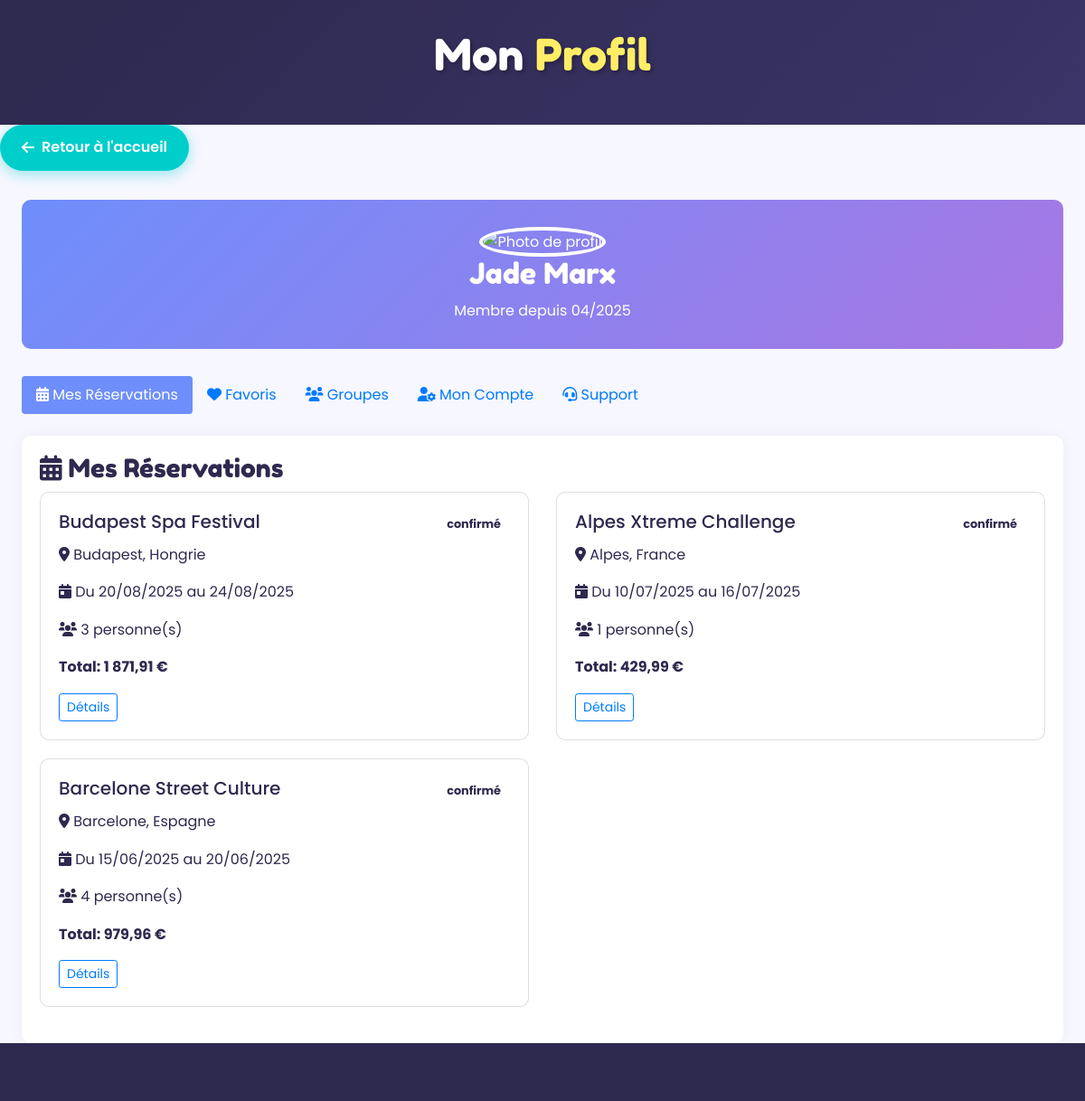
The app's page /profile.php (signed in) with its own data.
### tables this page shows
CREATE TABLE `users` (
  `id` int NOT NULL,
  `nom` varchar(100) NOT NULL,
  `prenom` varchar(50) NOT NULL,
  `email` varchar(100) NOT NULL,
  `password` varchar(100) NOT NULL,
  `gender` enum('M','F','Autre') NOT NULL,
  `date_naissance` date DEFAULT NULL,
  `adresse` varchar(255) DEFAULT NULL,
  `telephone` varchar(20) DEFAULT NULL,
  `profile_picture` varchar(255) DEFAULT NULL,
  `access_level` enum('user','admin') DEFAULT 'user',
  `date_inscription` timestamp NULL DEFAULT CURRENT_TIMESTAMP,
  `derniere_connexion` timestamp NULL DEFAULT CURRENT_TIMESTAMP,
  `statut` enum('actif','suspendu','désactivé') DEFAULT 'actif'
);

CREATE TABLE `reservations` (
  `id` int NOT NULL,
  `user_id` int NOT NULL,
  `offre_id` int NOT NULL,
  `logement_id` int NOT NULL,
  `transport_aller_id` int NOT NULL,
  `transport_retour_id` int NOT NULL,
  `nbr_personnes` int NOT NULL,
  `prix_unitaire` decimal(10,2) NOT NULL,
  `prix_total` decimal(10,2) GENERATED ALWAYS AS ((`prix_unitaire` * `nbr_personnes`)) STORED,
  `statut` enum('en attente','confirmé','annulé') DEFAULT 'en attente',
  `methode_paiement` enum('carte bancaire','paypal','virement','aucun') DEFAULT 'aucun',
  `date_paiement` datetime DEFAULT NULL,
  `date_reservation` timestamp NULL DEFAULT CURRENT_TIMESTAMP,
  `date_depart` date NOT NULL,
  `date_retour` date NOT NULL
);

CREATE TABLE `offres` (
  `id` int NOT NULL,
  `titre` varchar(255) NOT NULL,
  `description` text NOT NULL,
  `destination_id` int NOT NULL,
  `logement_id` int NOT NULL,
  `type_transport` enum('avion','bus','train','covoiturage','voiture') NOT NULL,
  `duree_sejour` int NOT NULL,
  `prix` decimal(10,2) NOT NULL,
  `prix_groupe` decimal(10,2) DEFAULT NULL,
  `date_depart` date NOT NULL,
  `date_retour` date NOT NULL,
  `disponibilite` int NOT NULL DEFAULT '0',
  `images` varchar(255) DEFAULT NULL,
  `ancien_prix` decimal(10,2) DEFAULT NULL,
  `transport_aller_id` int DEFAULT NULL,
  `transport_retour_id` int DEFAULT NULL,
  `avantages` text,
  `groupe` int DEFAULT NULL
);

CREATE TABLE `destinations` (
  `id` int NOT NULL,
  `pays` varchar(100) NOT NULL,
  `ville` varchar(100) NOT NULL,
  `images` varchar(255) DEFAULT NULL,
  `type_activites` enum('camping','auberge','randonnée','plage','...') NOT NULL,
  `activite_jeune` varchar(255) DEFAULT NULL,
  `budget_moyen` decimal(10,2) DEFAULT NULL,
  `date_publication` date DEFAULT NULL,
  `conseils` text,
  `endroits_visiter` text,
  `langue` varchar(100) DEFAULT NULL,
  `monnaie` varchar(50) DEFAULT NULL,
  `transport_commun` text,
  `peuples_culture` text,
  `info_pays` text
);

### profile.php (the view, shortened to what this page needs)
<?php
require_once('data_base/connection.php');
$user = [];
$reservations = [];
try
{
    $sql = 'SELECT * FROM users WHERE id = ?';
    $stmt = $dbh->prepare($sql);
    $stmt->execute([$_SESSION['user_id']]);
    $user = $stmt->fetch(PDO::FETCH_ASSOC);
    $sql = '
        SELECT r.*, o.titre, o.images, d.ville, d.pays
        FROM reservations r
        JOIN offres o ON r.offre_id = o.id
        JOIN destinations d ON o.destination_id = d.id
        WHERE r.user_id = ?
        ORDER BY r.date_depart DESC';
    $stmt = $dbh->prepare($sql);
    $stmt->execute([$_SESSION['user_id']]);
    $reservations = $stmt->fetchAll(PDO::FETCH_ASSOC);
}
catch (PDOException $e)
{
    die("Erreur de base de données : " . $e->getMessage());
}
?>
<!DOCTYPE html>
<html lang="fr">
<head>
    <link href="https://stackpath.bootstrapcdn.com/bootstrap/4.5.2/css/bootstrap.min.css" rel="stylesheet">
    <link rel="stylesheet" href="https://cdnjs.cloudflare.com/ajax/libs/font-awesome/6.0.0/css/all.min.css">
    <link rel="stylesheet" href="../styles/offres.css">
</head>
<body>
    <header class="header-offres">
        <h1>Mon <span>Profil</span></h1>
    </header>
    <a href="index.php" class="btn-back"><i class="fas fa-arrow-left"></i> Retour à l'accueil</a>
    <div class="main-container">
        <div class="profile-header text-center">
            <img src="<?= htmlspecialchars($user['profile_picture'] ?? '../img/default-profile.jpg') ?>"
                 class="profile-picture" alt="Photo de profil">
            <h2><?= htmlspecialchars($user['prenom'] . ' ' . $user['nom']) ?></h2>
            <p class="mb-0">Membre depuis <?= date('m/Y', strtotime($user['date_inscription'])) ?></p>
        </div>
        <ul class="nav nav-pills mb-4" id="profileTabs" role="tablist">
            <li class="nav-item">
                <a class="nav-link active" id="reservations-tab" data-toggle="pill" href="#reservations" role="tab">
                    <i class="fas fa-calendar-alt"></i> Mes Réservations
                </a>
            </li>
            <li class="nav-item">
                <a class="nav-link" id="favorites-tab" data-toggle="pill" href="#favorites" role="tab">
                    <i class="fas fa-heart"></i> Favoris
                </a>
            </li>
            <li class="nav-item">
                <a class="nav-link" id="groups-tab" data-toggle="pill" href="#groups" role="tab">
                    <i class="fas fa-users"></i> Groupes
                </a>
            </li>
            <li class="nav-item">
                <a class="nav-link" id="account-tab" data-toggle="pill" href="#account" role="tab">
                    <i class="fas fa-user-cog"></i> Mon Compte
                </a>
            </li>
            <li class="nav-item">
                <a class="nav-link" id="support-tab" data-toggle="pill" href="#support" role="tab">
                    <i class="fas fa-headset"></i> Support
                </a>
            </li>
        </ul>
        <div class="tab-content" id="profileTabsContent">
            <div class="tab-pane fade show active" id="reservations" role="tabpanel">
                <h3><i class="fas fa-calendar-alt"></i> Mes Réservations</h3>
                <?php if (empty($reservations)): ?>
                    <div class="alert alert-info">
                        Vous n'avez aucune réservation pour le moment.
                        <a href="pages/offre.php" class="alert-link">Découvrez nos offres</a>
                    </div>
                <?php else: ?>
                    <div class="row">
                        <?php foreach ($reservations as $reservation): ?>
                            <div class="col-md-6">
                                <div class="card">
                                    <div class="card-body">
                                        <div class="d-flex justify-content-between">
                                            <h5 class="card-title"><?= htmlspecialchars($reservation['titre']) ?></h5>
                                            <span class="reservation-status status-<?= str_replace('é', 'e', strtolower($reservation['statut'])) ?>">
                                                <?= htmlspecialchars($reservation['statut']) ?>
                                            </span>
                                        </div>
                                        <p class="card-text">
                                            <i class="fas fa-map-marker-alt"></i>
                                            <?= htmlspecialchars($reservation['ville'] . ', ' . $reservation['pays']) ?>
                                        </p>
                                        <p class="card-text">
                                            <i class="fas fa-calendar-day"></i>
                                            Du <?= date('d/m/Y', strtotime($reservation['date_depart'])) ?>
                                            au <?= date('d/m/Y', strtotime($reservation['date_retour'])) ?>
                                        </p>
                                        <p class="card-text">
                                            <i class="fas fa-users"></i>
                                            <?= htmlspecialchars($reservation['nbr_personnes']) ?> personne(s)
                                        </p>
                                        <p class="card-text font-weight-bold">
                                            Total: <?= number_format($reservation['prix_unitaire'] * $reservation['nbr_personnes'], 2, ',', ' ') ?> €
                                        </p>
                                        <div class="d-flex justify-content-between">
                                            <a href="pages/details_reservation.php?id=<?= $reservation['id'] ?>" class="btn btn-sm btn-outline-primary">
                                                Détails
                                            </a>
                                        </div>
                                    </div>
                                </div>
                            </div>
                        <?php endforeach; ?>
                    </div>
                <?php endif; ?>
            </div>
        </div>
    </div>
    <footer class="footer">
    </footer>
</body>
</html>

### styles/offres.css (style rules this page uses)
:root { --primary: #FF5E5B; --secondary: #00CECB; --accent: #FFED66; --dark: #2E294E; --light: #F7F7FF; --action: #5D5FEF; --shadow: 0 4px 20px rgba(0, 0, 0, 0.1); --transition: all 0.3s ease; }
* { margin: 0; padding: 0; box-sizing: border-box; }
body { font-family: 'Poppins', sans-serif; background-color: var(--light); color: var(--dark); line-height: 1.6; overflow-x: hidden; }
h1, h2, h3, h4 { font-family: 'Fredoka One', cursive; font-weight: 400; }
.header-offres { background: linear-gradient(135deg, var(--dark), #3a3468); color: white; padding: 2rem 0; text-align: center; position: relative; overflow: hidden; }
.header-offres::before { content: ""; position: absolute; top: 0; left: 0; width: 100%; height: 100%; background: url('https://images.unsplash.com/photo-1507525428034-b723cf961d3e?ixlib=rb-1.2.1&auto=format&fit=crop&w=1350&q=80') center/cover; opacity: 0.3; z-index: 0; }
.header-offres h1 { font-size: 3rem; margin-bottom: 1rem; position: relative; z-index: 1; text-shadow: 2px 2px 4px rgba(0, 0, 0, 0.3); }
.header-offres h1 span { color: var(--accent); }
.btn-back { display: inline-flex; align-items: center; justify-content: center; padding: 0.8rem 1.5rem; border-radius: 50px; font-weight: 600; text-decoration: none; transition: var(--transition); margin-bottom: 2rem; background-color: var(--secondary); color: white; box-shadow: 0 4px 15px rgba(0, 206, 203, 0.4); }
.btn-back i { margin-right: 0.5rem; }
.main-container { max-width: 1200px; margin: 0 auto; padding: 0 1.5rem; }
.footer { background: var(--dark); color: white; padding: 4rem 0 0; }

### profile.php (style rules this page uses)
.profile-header { background: linear-gradient(135deg, #6e8efb, #a777e3); color: white; padding: 30px 0; border-radius: 10px; margin-bottom: 30px; }
.profile-picture { width: 120px; height: 120px; border-radius: 50%; object-fit: cover; border: 4px solid white; }
.nav-pills .nav-link.active { background-color: #6e8efb; }
.card { border-radius: 10px; margin-bottom: 20px; transition: transform 0.3s; }
.reservation-status { display: inline-block; padding: 5px 10px; border-radius: 20px; font-size: 0.8rem; font-weight: bold; }
.tab-content { padding: 20px; background: white; border-radius: 10px; box-shadow: 0 0 15px rgba(0,0,0,0.05); }

### records on screen
users: prenom+nom "Jade Marx", date_inscription "04/2025"
reservations: offre.titre "Budapest Spa Festival", statut "confirmé", destinations.ville+pays "Budapest, Hongrie", date_depart "20/08/2025", date_retour "24/08/2025", nbr_personnes "3", $reservation['prix_unitaire'] * $reservation['nbr_personnes'] "1 871,91"
reservations: offre.titre "Alpes Xtreme Challenge", statut "confirmé", destinations.ville+pays "Alpes, France", date_depart "10/07/2025", date_retour "16/07/2025", nbr_personnes "1", $reservation['prix_unitaire'] * $reservation['nbr_personnes'] "429,99"
reservations: offre.titre "Barcelone Street Culture", statut "confirmé", destinations.ville+pays "Barcelone, Espagne", date_depart "15/06/2025", date_retour "20/06/2025", nbr_personnes "4", $reservation['prix_unitaire'] * $reservation['nbr_personnes'] "979,96"
